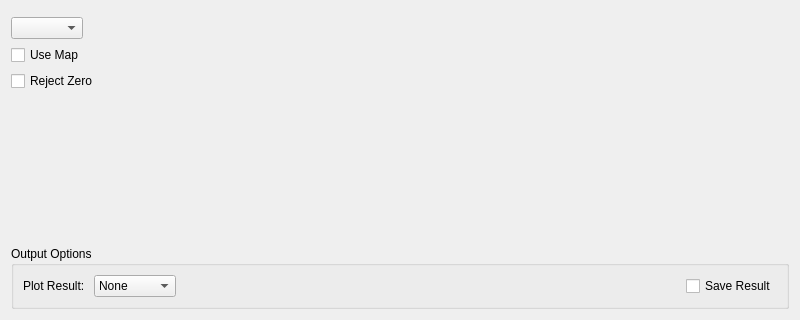
<?xml version="1.0" encoding="UTF-8"?>
<ui version="4.0">
 <class>IndirectLoadILL</class>
 <widget class="QWidget" name="IndirectLoadILL">
  <property name="geometry">
   <rect>
    <x>0</x>
    <y>0</y>
    <width>800</width>
    <height>320</height>
   </rect>
  </property>
  <property name="windowTitle">
   <string>Form</string>
  </property>
  <layout class="QVBoxLayout" name="verticalLayout">
   <item>
    <widget class="MantidQt::MantidWidgets::MWRunFiles" name="mwRun">
     <property name="sizePolicy">
      <sizepolicy hsizetype="Preferred" vsizetype="Fixed">
       <horstretch>0</horstretch>
       <verstretch>0</verstretch>
      </sizepolicy>
     </property>
     <property name="label" stdset="0">
      <string>Run:</string>
     </property>
     <property name="fileExtensions">
      <stringlist>
       <string>.asc</string>
       <string>.inx</string>
      </stringlist>
     </property>
    </widget>
   </item>
   <item>
    <widget class="MantidQt::MantidWidgets::IndirectInstrumentConfig" name="iicInstrumentConfiguration">
     <property name="sizePolicy">
      <sizepolicy hsizetype="Maximum" vsizetype="Fixed">
       <horstretch>0</horstretch>
       <verstretch>0</verstretch>
      </sizepolicy>
     </property>
     <property name="techniques" stdset="0">
      <stringlist>
       <string>Reactor Indirect Geometry Spectroscopy</string>
      </stringlist>
     </property>
    </widget>
   </item>
   <item>
    <layout class="QGridLayout" name="gridLayout">
     <item row="0" column="0">
      <widget class="QCheckBox" name="chkUseMap">
       <property name="sizePolicy">
        <sizepolicy hsizetype="Preferred" vsizetype="Fixed">
         <horstretch>0</horstretch>
         <verstretch>0</verstretch>
        </sizepolicy>
       </property>
       <property name="text">
        <string>Use Map</string>
       </property>
      </widget>
     </item>
     <item row="0" column="1">
      <widget class="MantidQt::MantidWidgets::MWRunFiles" name="mwMapFile">
       <property name="enabled">
        <bool>false</bool>
       </property>
       <property name="sizePolicy">
        <sizepolicy hsizetype="Preferred" vsizetype="Fixed">
         <horstretch>0</horstretch>
         <verstretch>0</verstretch>
        </sizepolicy>
       </property>
       <property name="label" stdset="0">
        <string>Map File:</string>
       </property>
       <property name="fileExtensions">
        <stringlist>
         <string>.map</string>
        </stringlist>
       </property>
      </widget>
     </item>
    </layout>
   </item>
   <item>
    <layout class="QHBoxLayout" name="horizontalLayout_6">
     <item>
      <widget class="QCheckBox" name="chkRejectZero">
       <property name="sizePolicy">
        <sizepolicy hsizetype="Preferred" vsizetype="Fixed">
         <horstretch>0</horstretch>
         <verstretch>0</verstretch>
        </sizepolicy>
       </property>
       <property name="text">
        <string>Reject Zero</string>
       </property>
      </widget>
     </item>
    </layout>
   </item>
   <item>
    <spacer name="verticalSpacer">
     <property name="orientation">
      <enum>Qt::Vertical</enum>
     </property>
     <property name="sizeHint" stdset="0">
      <size>
       <width>20</width>
       <height>40</height>
      </size>
     </property>
    </spacer>
   </item>
   <item>
    <widget class="QGroupBox" name="gbOutput">
     <property name="sizePolicy">
      <sizepolicy hsizetype="Preferred" vsizetype="Fixed">
       <horstretch>0</horstretch>
       <verstretch>0</verstretch>
      </sizepolicy>
     </property>
     <property name="title">
      <string>Output Options</string>
     </property>
     <layout class="QHBoxLayout" name="horizontalLayout">
      <item>
       <widget class="QLabel" name="lblPlot">
        <property name="text">
         <string>Plot Result: </string>
        </property>
       </widget>
      </item>
      <item>
       <widget class="QComboBox" name="cbPlot">
        <item>
         <property name="text">
          <string>None</string>
         </property>
        </item>
        <item>
         <property name="text">
          <string>Spectrum</string>
         </property>
        </item>
        <item>
         <property name="text">
          <string>Contour</string>
         </property>
        </item>
        <item>
         <property name="text">
          <string>Both</string>
         </property>
        </item>
       </widget>
      </item>
      <item>
       <spacer name="horizontalSpacer_18">
        <property name="orientation">
         <enum>Qt::Horizontal</enum>
        </property>
        <property name="sizeHint" stdset="0">
         <size>
          <width>40</width>
          <height>20</height>
         </size>
        </property>
       </spacer>
      </item>
      <item>
       <widget class="QCheckBox" name="chkSave">
        <property name="text">
         <string>Save Result</string>
        </property>
       </widget>
      </item>
     </layout>
    </widget>
   </item>
  </layout>
 </widget>
 <customwidgets>
  <customwidget>
   <class>MantidQt::MantidWidgets::MWRunFiles</class>
   <extends>QWidget</extends>
   <header>MantidQtMantidWidgets/MWRunFiles.h</header>
  </customwidget>
  <customwidget>
   <class>MantidQt::MantidWidgets::IndirectInstrumentConfig</class>
   <extends>QComboBox</extends>
   <header>MantidQtMantidWidgets/IndirectInstrumentConfig.h</header>
  </customwidget>
 </customwidgets>
 <resources/>
 <connections/>
</ui>
